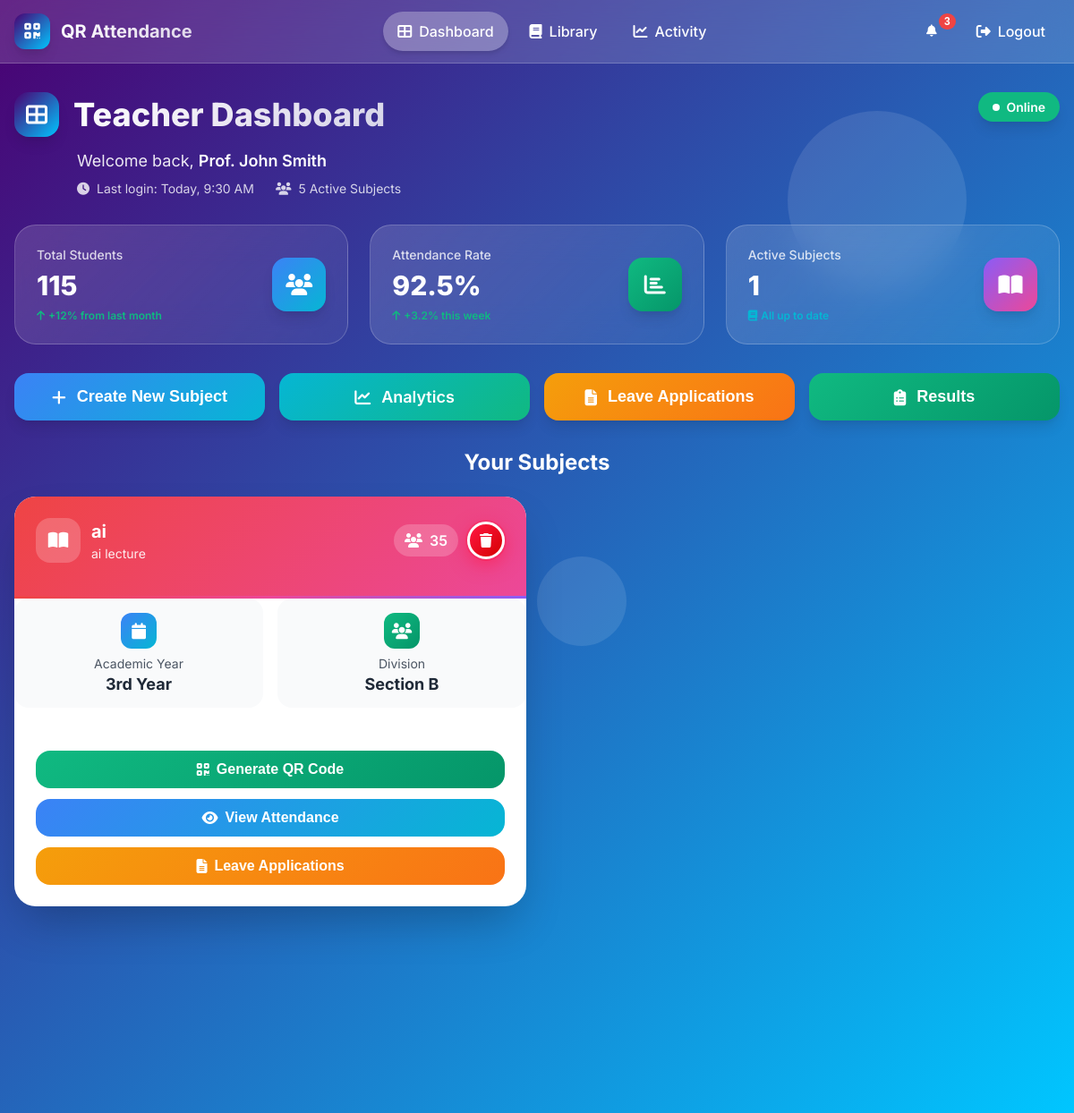
The page /teacher_dashboard (signed in) on the database as committed earlier.
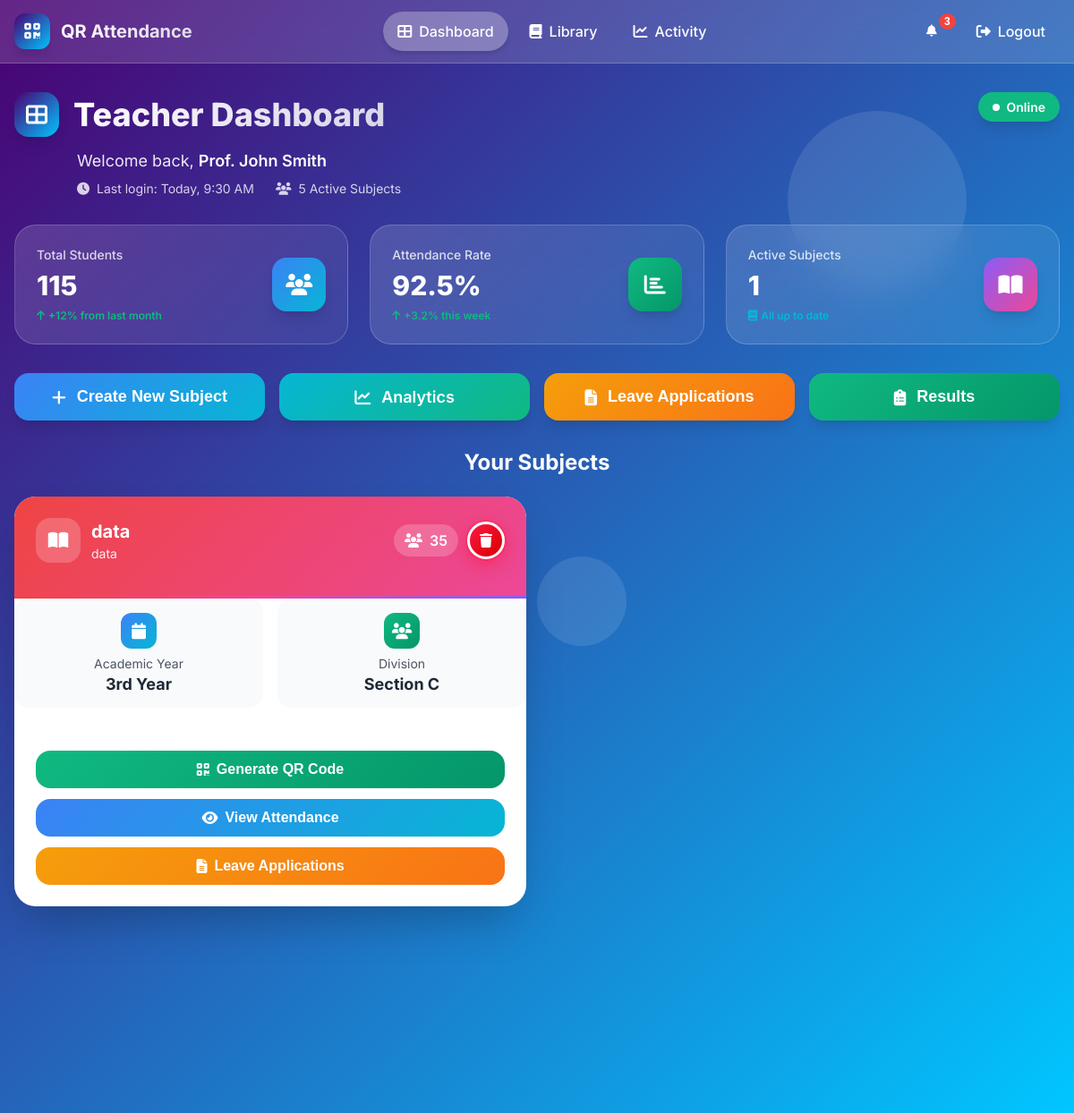
The same page on the database as committed later.
### tables this page shows
CREATE TABLE teachers (
            id INTEGER PRIMARY KEY AUTOINCREMENT,
            teacher_id TEXT UNIQUE NOT NULL,
            name TEXT NOT NULL,
            subject TEXT,
            user_id INTEGER,
            FOREIGN KEY (user_id) REFERENCES users (id)
        );

CREATE TABLE subjects (
            id INTEGER PRIMARY KEY AUTOINCREMENT,
            name TEXT NOT NULL,
            code TEXT,
            academic_year TEXT NOT NULL,
            division TEXT NOT NULL,
            credits INTEGER DEFAULT 3,
            description TEXT,
            semester TEXT,
            department TEXT,
            teacher_id INTEGER NOT NULL,
            created_at TIMESTAMP DEFAULT CURRENT_TIMESTAMP,
            FOREIGN KEY (teacher_id) REFERENCES users (id)
        );

### app.py (the view)
@app.route('/teacher_dashboard')
@login_required
def teacher_dashboard():
    if session.get('role') != 'teacher':
        flash('Access denied. Teacher login required.')
        return redirect(url_for('login'))
    conn = get_db_connection()
    teacher = conn.execute('SELECT name FROM teachers WHERE user_id = ?', (session['user_id'],)).fetchone()
    subjects = conn.execute('''
        SELECT * FROM subjects WHERE teacher_id = ? ORDER BY created_at DESC
    ''', (session['user_id'],)).fetchall()
    conn.close()
    if not teacher:
        flash('Teacher profile not found.')
        return redirect(url_for('login'))
    return render_template('teacher_dashboard.html', teacher_name=teacher['name'], subjects=subjects)

### app.py (called while the page is built)
def get_db_connection():
    database_url = os.getenv('DATABASE_URL', 'sqlite:///attendance.db')
    if database_url.startswith('postgresql'):
        import psycopg2
        from psycopg2.extras import RealDictCursor
        conn = psycopg2.connect(database_url, cursor_factory=RealDictCursor)
        return conn
    else:
        import sqlite3
        conn = sqlite3.connect('attendance.db')
        conn.row_factory = sqlite3.Row
        return conn

def login_required(f):
    from functools import wraps
    @wraps(f)
    def decorated_function(*args, **kwargs):
        if 'user_id' not in session:
            return redirect(url_for('login'))
        return f(*args, **kwargs)
    return decorated_function

### templates/teacher_dashboard.html (shortened to what this page needs)
<!DOCTYPE html>
<html lang="en">
<head>
    <link href="https://cdnjs.cloudflare.com/ajax/libs/font-awesome/6.4.0/css/all.min.css" rel="stylesheet">
</head>
<body>
    <div class="background">
        <div class="bg-gradient"></div>
        <div class="floating-shapes">
            <div class="shape shape-1"></div>
            <div class="shape shape-3"></div>
        </div>
    </div>
    <header class="header">
        <div class="container">
            <div class="header-content">
                <div class="logo">
                    <div class="logo-icon">
                        <i class="fas fa-qrcode"></i>
                    </div>
                    <span class="logo-text">QR Attendance</span>
                </div>
                <nav class="nav">
                    <a href="/teacher_dashboard" class="nav-link active">
                        <i class="fas fa-th-large"></i>
                        <span>Dashboard</span>
                    </a>
                    <a href="/library" class="nav-link">
                        <i class="fas fa-book"></i>
                        <span>Library</span>
                    </a>
                    <a href="/activity" class="nav-link">
                        <i class="fas fa-chart-line"></i>
                        <span>Activity</span>
                    </a>
                </nav>
                <div class="header-actions">
                    <button class="notification-btn">
                        <i class="fas fa-bell"></i>
                        <span class="notification-badge">3</span>
                    </button>
                    <a href="/logout" class="logout-btn">
                        <i class="fas fa-sign-out-alt"></i>
                        <span>Logout</span>
                    </a>
                </div>
            </div>
        </div>
    </header>
    <main class="main">
        <div class="container">
            <div class="dashboard-header">
                <div class="header-left">
                    <div class="dashboard-title">
                        <div class="title-icon">
                            <i class="fas fa-th-large"></i>
                        </div>
                        <h1>Teacher Dashboard</h1>
                    </div>
                    <div class="welcome-section">
                        <p class="welcome-text">
                            Welcome back, <span class="teacher-name">{{ teacher_name or 'Sanket Patil' }}</span>
                        </p>
                        <div class="teacher-stats">
                            <div class="stat-item">
                                <i class="fas fa-clock"></i>
                                <span>Last login: Today, 9:30 AM</span>
                            </div>
                            <div class="stat-item">
                                <i class="fas fa-users"></i>
                                <span>5 Active Subjects</span>
                            </div>
                        </div>
                    </div>
                </div>
                <div class="header-right">
                    <div class="status-indicator">
                        <div class="status-dot"></div>
                        <span>Online</span>
                    </div>
                </div>
            </div>
            <div class="stats-grid">
                <div class="stat-card fade-in">
                    <div class="stat-content">
                        <div class="stat-info">
                            <h3>Total Students</h3>
                            <div class="stat-value">115</div>
                            <div class="stat-trend positive">
                                <i class="fas fa-arrow-up"></i>
                                <span>+12% from last month</span>
                            </div>
                        </div>
                        <div class="stat-icon students">
                            <i class="fas fa-users"></i>
                        </div>
                    </div>
                </div>
                <div class="stat-card fade-in">
                    <div class="stat-content">
                        <div class="stat-info">
                            <h3>Attendance Rate</h3>
                            <div class="stat-value">92.5%</div>
                            <div class="stat-trend positive">
                                <i class="fas fa-arrow-up"></i>
                                <span>+3.2% this week</span>
                            </div>
                        </div>
                        <div class="stat-icon attendance">
                            <i class="fas fa-chart-bar"></i>
                        </div>
                    </div>
                </div>
                <div class="stat-card fade-in">
                    <div class="stat-content">
                        <div class="stat-info">
                            <h3>Active Subjects</h3>
                            <div class="stat-value" id="activeSubjectsCount">{{ subjects|length }}</div>
                            <div class="stat-trend neutral">
                                <i class="fas fa-book"></i>
                                <span>All up to date</span>
                            </div>
                        </div>
                        <div class="stat-icon subjects">
                            <i class="fas fa-book-open"></i>
                        </div>
                    </div>
                </div>
            </div>
            <div class="action-buttons">
                <button class="action-btn create-subject" onclick="openCreateSubjectModal()">
                    <i class="fas fa-plus"></i>
                    <span>Create New Subject</span>
                </button>
                <a href="/analytics" class="action-btn analytics">
                    <i class="fas fa-chart-line"></i>
                    <span>Analytics</span>
                </a>
                <button class="action-btn leave-applications" onclick="openLeaveApplicationsModal()">
                    <i class="fas fa-file-alt"></i>
                    <span>Leave Applications</span>
                </button>
                <button class="action-btn results" onclick="openResultsModal()">
                    <i class="fas fa-clipboard-list"></i>
                    <span>Results</span>
                </button>
            </div>
            <div class="subjects-section">
                <h2 class="section-title">Your Subjects</h2>
                <div class="subjects-grid">
                    {% if subjects %}
                        {% for subject in subjects %}
                        <div class="subject-card fade-in">
                            <div class="subject-header">
                                <div class="subject-info">
                                    <div class="subject-title">
                                        <div class="subject-icon">
                                            <i class="fas fa-book-open"></i>
                                        </div>
                                        <div class="subject-details">
                                            <h3>{{ subject.name }}</h3>
                                            <p>{{ subject.description or 'No description' }}</p>
                                        </div>
                                    </div>
                                    <div style="display: flex; align-items: center; gap: 10px;">
                                        <div class="student-count">
                                            <i class="fas fa-users"></i>
                                            <span>35</span>
                                        </div>
                                        <button class="delete-icon" onclick="deleteSubject({{ subject.id }}, '{{ subject.name }}')" title="Delete Subject">
                                            <i class="fas fa-trash"></i>
                                        </button>
                                    </div>
                                </div>
                            </div>
                            <div class="subject-meta">
                                <div class="meta-item">
                                    <div class="meta-icon academic">
                                        <i class="fas fa-calendar"></i>
                                    </div>
                                    <div class="meta-label">Academic Year</div>
                                    <div class="meta-value">{{ subject.academic_year }}</div>
                                </div>
                                <div class="meta-item">
                                    <div class="meta-icon division">
                                        <i class="fas fa-users"></i>
                                    </div>
                                    <div class="meta-label">Division</div>
                                    <div class="meta-value">{{ subject.division }}</div>
                                </div>
                            </div>
                            <div class="subject-actions">
                                <button class="subject-btn qr" onclick="openQRModal('{{ subject.name }}', {{ subject.id }})">
                                    <i class="fas fa-qrcode"></i>
                                    Generate QR Code
                                </button>
                                <button class="subject-btn attendance" onclick="openAttendanceModal({{ subject.id }}, '{{ subject.name }}')">
                                    <i class="fas fa-eye"></i>
                                    View Attendance
                                </button>
                                <button class="subject-btn leave" onclick="openSubjectLeaveModal({{ subject.id }}, '{{ subject.name }}')">
                                    <i class="fas fa-file-alt"></i>
                                    Leave Applications
                                </button>
                            </div>
                        </div>
                        {% endfor %}
                    {% endif %}
                </div>
            </div>
        </div>
    </main>
</body>
</html>

Rows that differ between the two databases and show on the page:
removed subjects: name "ai", description "ai lecture", academic_year "3rd Year", division "Section B"
added subjects: name "data", description "data", academic_year "3rd Year", division "Section C"
